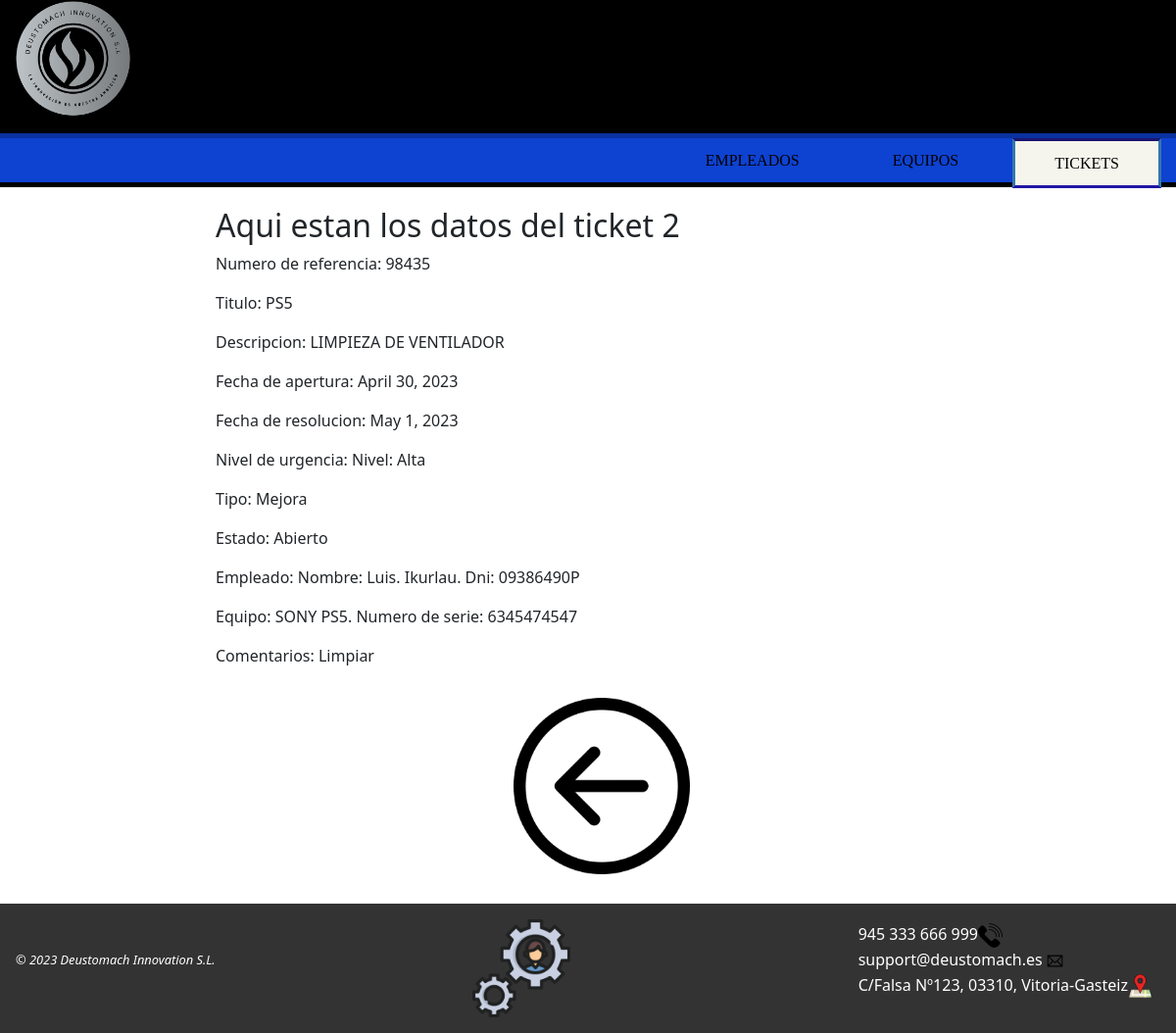
Screenshot of /AppWeb/listadoTickets/2 with the database file from the repository.
### AppWeb/models.py (models this page shows, shortened)
class Ticket(models.Model):
    nref = models.CharField(max_length = 20, unique=True)
    titulo = models.CharField(max_length = 10)
    descripcion = models.CharField(max_length = 50)
    fechaApertura = models.DateField()
    fechaResolucion = models.DateField()
    nivelUrgencia = models.ForeignKey('NivelUrgencia', on_delete=models.CASCADE) # relación one-to-many para seleccionar el nivel de urgencia
    tipo = models.ForeignKey('TipoTicket', on_delete=models.CASCADE) # relación one-to-many para seleccionar el tipo de ticket
    estado = models.ForeignKey('EstadoTicket', on_delete=models.CASCADE) # relación one-to-many para seleccionar el estado del ticket
    empleado = models.ForeignKey('Empleado', on_delete=models.CASCADE, default="") # relación one-to-many, un ticket solo es atendido por un empleado
    equipo = models.ForeignKey('Equipo', on_delete=models.CASCADE, default="") # relación one-to-many, un ticket solo puede tener un equipo
    comentarios = models.CharField(max_length = 40)

class NivelUrgencia(models.Model):
    nombre = models.CharField(max_length=20)
    def __str__(self):
        return f" Nivel: {self.nombre}"

class TipoTicket(models.Model):
    nombre = models.CharField(max_length=20)
    def __str__(self):
        return f" Tipo: {self.nombre}"

class EstadoTicket(models.Model):
    nombre = models.CharField(max_length=20)
    def __str__(self):
        return f" Estado: {self.nombre}"

class Empleado(models.Model):
    dni = models.CharField(max_length=9, unique=True)
    nombre = models.CharField(max_length=15)
    apellidos = models.CharField(max_length=25)
    email = models.CharField(max_length=30)
    telefono = models.IntegerField(default=0)
    def __str__(self):
        return f" Nombre: {self.nombre}. {self.apellidos}. Dni: {self.dni}"

class Equipo(models.Model):
    nserie = models.CharField(max_length=20, unique=True)
    modelo = models.CharField(max_length=50)
    marca = models.CharField(max_length=30)
    tipo = models.CharField(max_length=20)
    fechaAdquisicion = models.DateField()
    fechaPuestaMarcha = models.DateField()
    provNombre = models.CharField(max_length=30)
    provTelefono = models.IntegerField(default=0)
    planta = models.CharField(max_length=15)
    def __str__(self):
        return f" Equipo: {self.marca} {self.modelo}. Numero de serie: {self.nserie}"

### AppWeb/views.py (the view)
# urls.py: path('AppWeb/listadoTickets/<int:ticket_id>',views.show_ticket, name='detalle-ticket'),
def show_ticket(request, ticket_id):
    ticket = get_object_or_404(Ticket, pk=ticket_id)
    context = {'ticket': ticket}
    return render(request, 'detalleTicket.html', context)

### AppWeb/templates/detalleTicket.html
{% extends "homeTickets.html" %}
{% load static %}
{% block contenido %}
{% if ticket %}
<div class="contenido">
    <h2>Aqui estan los datos del ticket {{ticket.id}}</h2>
    <ul class="detalles">
        <li>
            <p>Numero de referencia: {{ticket.nref}} </p>
        </li>
        <li>
            <p>Titulo: {{ticket.titulo}}</p>
        </li>
        <li>
            <p>Descripcion: {{ticket.descripcion}}</p>
        </li>
        <li>
            <p>Fecha de apertura: {{ticket.fechaApertura}}</p>
        </li>
        <li>
            <p>Fecha de resolucion: {{ticket.fechaResolucion}} </p>
        </li>
        <li>
            <p>Nivel de urgencia: {{ticket.nivelUrgencia}} </p>
        </li>
        <li>
            <p>{{ticket.tipo}}</p>
        </li>
        <li>
            <p>{{ticket.estado}}</p>
        </li>
        <li>
            <p>Empleado: {{ticket.empleado}}</p>
        </li>
        <li>
            <p>{{ticket.equipo}}</p>
        </li>
        <li>
            <p>Comentarios: {{ticket.comentarios}}</p>
        </li>
    </ul>
    {% else %}
    <p>No existe el ticket seleccionado.</p>
    {% endif %}
    <a href="{% url 'gestion:listado-ticket' %}"><img class="atras" src="{% static 'images/back.png' %}" title="Pulsa para volver a la página anterior"></a>
</div>
{% endblock %}

### AppWeb/static/css/Estilo.css (style rules this page uses)
.detalles { list-style: none; margin: 0; padding: 0; }
.contenido { margin: 0 auto; max-width: 800px; padding: 20px; }
.atras { width: 180px; margin-left: 40%; margin-bottom: 10px; margin-top: 15px; }
a { color: white; text-decoration: none; }

### rows the page displays
Ticket: id "2", nref "98435", titulo "PS5", descripcion "LIMPIEZA DE VENTILADOR", fechaApertura "April 30, 2023", fechaResolucion "May 1, 2023", nivelUrgencia "Nivel: Alta", tipo "Tipo: Mejora", estado "Estado: Abierto", empleado "Nombre: Luis. Ikurlau. Dni: 09386490P", equipo "Equipo: SONY PS5. Numero de serie: 6345474547", comentarios "Limpiar"
